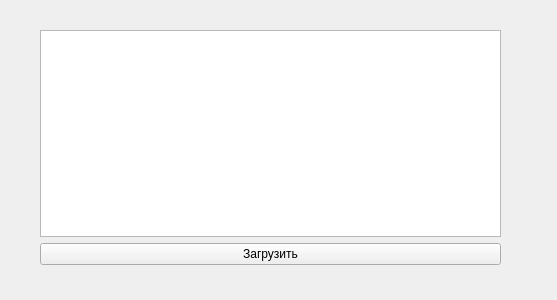
<?xml version="1.0" encoding="UTF-8"?>
<ui version="4.0">
 <class>MainWindow</class>
 <widget class="QWidget" name="MainWindow">
  <property name="geometry">
   <rect>
    <x>0</x>
    <y>0</y>
    <width>557</width>
    <height>300</height>
   </rect>
  </property>
  <property name="windowTitle">
   <string>Form</string>
  </property>
  <widget class="QWidget" name="layoutWidget">
   <property name="geometry">
    <rect>
     <x>40</x>
     <y>30</y>
     <width>461</width>
     <height>235</height>
    </rect>
   </property>
   <layout class="QVBoxLayout" name="verticalLayout">
    <item>
     <widget class="QTableWidget" name="usersTable"/>
    </item>
    <item>
     <widget class="QPushButton" name="loadButton">
      <property name="text">
       <string>Загрузить</string>
      </property>
     </widget>
    </item>
   </layout>
  </widget>
 </widget>
 <resources/>
 <connections/>
</ui>
